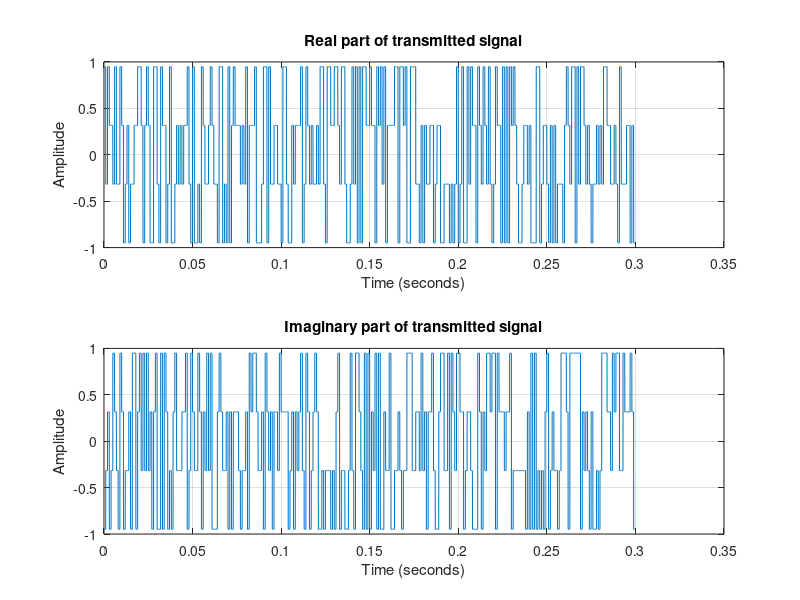
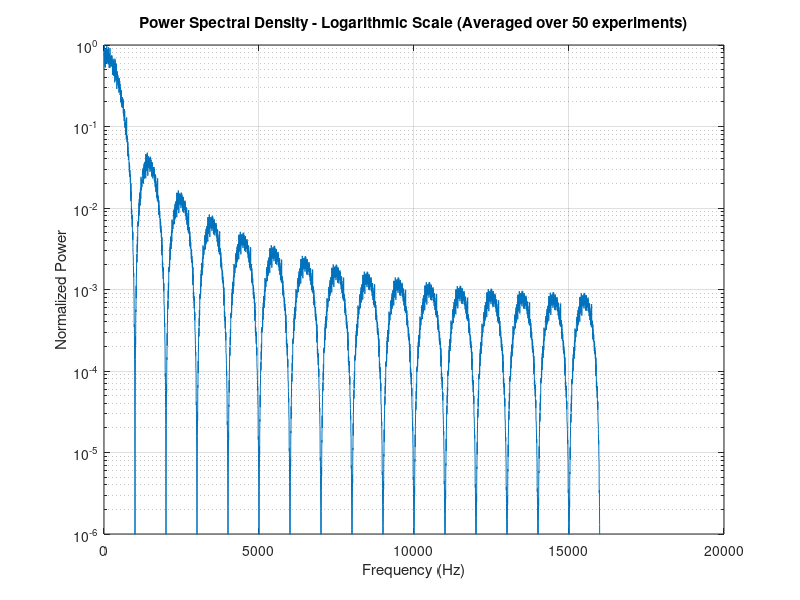
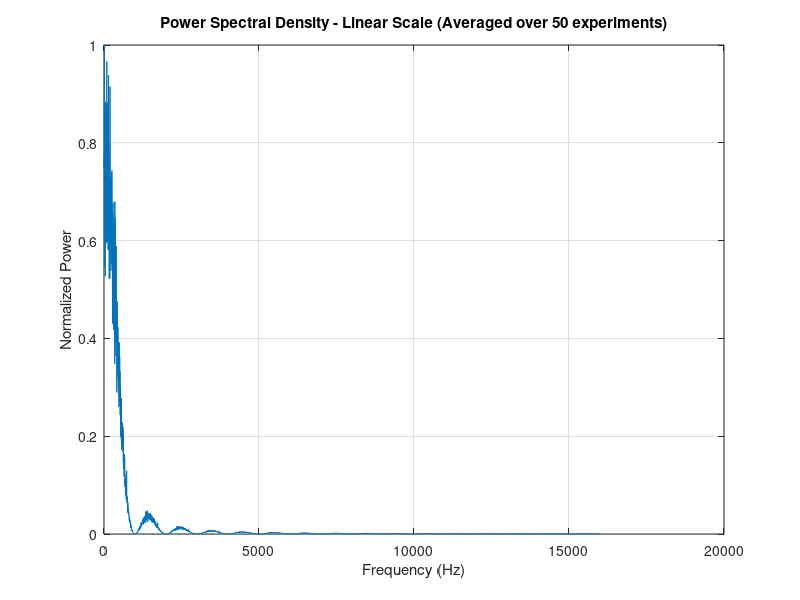

These charts were generated, in order, by the following MATLAB code:
function analyze_qam_psd()
    M = 16;         % Constellation size
    L = 300;       % Number of symbols
    num_exp = 50;   % Number of experiments to average over
    samples_per_symbol = 32;  % Oversampling rate
    T = 0.001;      % Symbol period (seconds)
    A = 1;          % Pulse amplitude

    params = initialize_parameters(M, L);
    N = L * samples_per_symbol;  % Total number of time samples
    
    % Initialize arrays for averaging
    P_avg = zeros(1, N/2);
    v_t_example = [];  % Store one example of time domain signal
    
    % Run multiple experiments and average PSDs
    for exp = 1:num_exp
        % Generate new symbols for each experiment
        [constellation_levels, normalization_factor] = generate_constellation(M);
        [~, ~, real_decimal, imag_decimal] = generate_random_data(params);
        symbols = map_to_symbols(real_decimal, imag_decimal, ...
            constellation_levels, normalization_factor);

        % Create time signal with rectangular pulse shaping
        t = (0:N-1)/(N/L) * T;  % Time vector spanning L*T seconds
        v_t = zeros(1, N);
        
        % Implement v(t) = sum(I_n * g(t - nT))
        for n = 0:L-1
            % Time indices for current symbol
            t_indices = (t >= n*T) & (t < (n+1)*T);
            % Add symbol value over its duration
            v_t(t_indices) = symbols(n+1) * A;
        end
        
        % Store one example of time domain signal for plotting
        if exp == 1
            v_t_example = v_t;
        end
        
        % Calculate PSD for this experiment
        V = fft(v_t);
        P = abs(V).^2 / N;          % Power spectrum
        P = P(1:N/2);               % Take only positive frequencies
        P_avg = P_avg + P;          % Add to running sum
    end
    
    % Average the PSDs
    P_avg = P_avg / num_exp;
    % Normalize averaged PSD
    P_avg = P_avg / max(P_avg);
    
    % Calculate frequency vector in Hz
    fs = (N/L)/T;               % Sampling frequency in Hz
    freq = (0:N/2-1)*fs/N;      % Frequency vector in Hz

    % Figure 1: Time domain signals (using example signal)
    figure('Name', 'Time Domain Signal');
    subplot(2,1,1);
    plot(t, real(v_t_example));
    title('Real part of transmitted signal');
    xlabel('Time (seconds)');
    ylabel('Amplitude');
    grid on;

    subplot(2,1,2);
    plot(t, imag(v_t_example));
    title('Imaginary part of transmitted signal');
    xlabel('Time (seconds)');
    ylabel('Amplitude');
    grid on;

    % Figure 2: Averaged PSD with logarithmic scale
    figure('Name', 'Power Spectral Density (Logarithmic)');
    semilogy(freq, P_avg);
    title(['Power Spectral Density - Logarithmic Scale (Averaged over ' ...
           num2str(num_exp) ' experiments)']);
    xlabel('Frequency (Hz)');
    ylabel('Normalized Power');
    grid on;
    axis([0 20000 1e-6 1]);

    % Figure 3: Averaged PSD with linear scale
    figure('Name', 'Power Spectral Density (Linear)');
    plot(freq, P_avg);
    title(['Power Spectral Density - Linear Scale (Averaged over ' ...
           num2str(num_exp) ' experiments)']);
    xlabel('Frequency (Hz)');
    ylabel('Normalized Power');
    grid on;
    xlim([0 20000]);
end


function params = initialize_parameters(constellation_size, number_of_symbols)
    params = struct();
    params.number_of_symbols = number_of_symbols;
    params.constellation_size = constellation_size;
    params.bits_per_symbol = log2(params.constellation_size);
    
    % Verify valid constellation size
    if mod(log(constellation_size)/log(4), 1) ~= 0 || constellation_size < 4
        error('Constellation size must be a power of 4 and >= 4');
    end
    
    params.eb_n0_db = 0:15;
    % convert es_no = eb_no * bps 
    % in db esno_db = ebno_db + 10log10(bps)
    params.es_n0_db = params.eb_n0_db + ...
        10 * log10(params.bits_per_symbol);
end

function [constellation_levels, normalization_factor] = ...
        generate_constellation(constellation_size)
    % Generate M-QAM constellation points
    sqrt_M = sqrt(constellation_size);
    base_levels = -(sqrt_M - 1);
    step_size = 2;
    end_level = (sqrt_M - 1);
    
    constellation_levels = base_levels:step_size:end_level;
    
    % Calculate normalization factor to maintain unit average symbol energy
    % For M-QAM with equally spaced points, average power is: 2(M-1)/3
    average_power = 2*(constellation_size-1)/3;
    normalization_factor = 1/sqrt(average_power);
end

function gray_to_binary_map = setup_gray_coding(bits_per_half_symbol)
    % Setup Gray coding mapping for each dimension
    binary_indices = 0:(2^(bits_per_half_symbol)-1);
    gray_map_indices = bitxor(binary_indices, floor(binary_indices/2));
    [~, gray_to_binary_map] = sort(gray_map_indices);
end

function [real_bits, imag_bits, real_decimal, imag_decimal] = ...
        generate_random_data(params)
    % Generate random binary data
    input_bits = rand(1, params.number_of_symbols * ...
                        params.bits_per_symbol) > 0.5;
    input_bits_matrix = reshape(input_bits, ...
                              params.bits_per_symbol, ...
                              params.number_of_symbols).';
    
    % binary to decimal conversion
    power_vector = (params.bits_per_symbol/2 - 1):-1:0;
    weight_vector = 2.^power_vector;
    bin_to_dec_weights = ones(params.number_of_symbols, 1) * ...
                        weight_vector;
    
    % real and imaginary parts of symbols
    % i.e. assume first half is real part, the second is imaginary part
    real_bits = input_bits_matrix(:, 1:params.bits_per_symbol/2);
    imag_bits = input_bits_matrix(:, ...
                params.bits_per_symbol/2 + 1:params.bits_per_symbol);
    
    real_decimal = sum(real_bits .* bin_to_dec_weights, 2);
    imag_decimal = sum(imag_bits .* bin_to_dec_weights, 2);
end

function symbols = map_to_symbols(real_decimal, imag_decimal, ...
                                constellation_levels, ...
                                normalization_factor)
    % Map decimals to constellation points
    real_gray_decimal = bitxor(real_decimal, ...
                              floor(real_decimal/2));
    imag_gray_decimal = bitxor(imag_decimal, ...
                              floor(imag_decimal/2));
    
    real_symbols = constellation_levels(real_gray_decimal + 1);
    imag_symbols = constellation_levels(imag_gray_decimal + 1);
    % symbols should have unit energy
    symbols = normalization_factor * ...
             (real_symbols + 1i * imag_symbols);
end

function received_signal = add_noise(symbols, params, snr_index)
    % Add Gaussian noise to symbols
    noise_real = randn(1, params.number_of_symbols);
    noise_imag = randn(1, params.number_of_symbols);
    % normalize noise amplitude/energy
    noise = 1/sqrt(2) * (noise_real + 1i * noise_imag);
    
    % convert db to linear scale and use amplitude not power
    attenuation_factor = 10^(-params.es_n0_db(snr_index)/20);
    received_signal = symbols + attenuation_factor * noise;
end

function [detected_real_bits, detected_imag_bits] = ...
        detect_symbols(received_signal, params, ...
                      constellation_levels, ...
                      normalization_factor, ...
                      gray_to_binary_map)
    % convert symbols back to unnormalized 
    received_real = real(received_signal)/normalization_factor;
    received_imag = imag(received_signal)/normalization_factor;
    
    % Symbol detection using minimum distance detection == ML detection
    [~, real_indices] = min(abs(received_real - constellation_levels'), [], 1);
    [~, imag_indices] = min(abs(received_imag - constellation_levels'), [], 1);
    
    detected_real = constellation_levels(real_indices);
    detected_imag = constellation_levels(imag_indices);
    
    % Convert detected symbols to binary
    [detected_real_bits, detected_imag_bits] = ...
        symbols_to_bits(detected_real, detected_imag, ...
                       params, gray_to_binary_map);
end

function [detected_real_bits, detected_imag_bits] = ...
        symbols_to_bits(detected_real, detected_imag, ...
                       params, gray_to_binary_map)
    % Convert detected symbols back to bits
    sqrt_M = sqrt(params.constellation_size);
    scale_factor = (sqrt_M - 1);
    
    detected_real_decimal = ...
        gray_to_binary_map(floor((detected_real + scale_factor)/2 + 1)) - 1;
    detected_imag_decimal = ...
        gray_to_binary_map(floor((detected_imag + scale_factor)/2 + 1)) - 1;
    
    detected_real_bits = reshape_detected_bits(...
        detected_real_decimal, ...
        params.bits_per_symbol/2, ...
        params.number_of_symbols);
    detected_imag_bits = reshape_detected_bits(...
        detected_imag_decimal, ...
        params.bits_per_symbol/2, ...
        params.number_of_symbols);
end

function reshaped_bits = reshape_detected_bits(decimal_values, ...
                                             bits_per_half_symbol, ...
                                             number_of_symbols)
    % Reshape detected bits into proper format
    bits_str = dec2bin(decimal_values, bits_per_half_symbol);
    bits_str = bits_str.';
    bits_str = bits_str(1:end).';
    
    reshaped_bits = reshape(str2num(bits_str).', ...
                           bits_per_half_symbol, ...
                           number_of_symbols).';
end

function bit_errors = count_bit_errors(real_bits, imag_bits, ...
                                     detected_real_bits, ...
                                     detected_imag_bits)
    % Count total bit errors
    real_bit_errors = size(find(real_bits - detected_real_bits), 1);
    imag_bit_errors = size(find(imag_bits - detected_imag_bits), 1);
    bit_errors = real_bit_errors + imag_bit_errors;
end

function number_of_bit_errors = simulate_single_snr(params, ...
                                                  snr_index, ...
                                                  constellation_levels, ...
                                                  normalization_factor, ...
                                                  gray_to_binary_map)
    % Simulate for a single SNR value
    [real_bits, imag_bits, real_decimal, imag_decimal] = ...
        generate_random_data(params);
    
    symbols = map_to_symbols(real_decimal, imag_decimal, ...
                           constellation_levels, ...
                           normalization_factor);
    
    received_signal = add_noise(symbols, params, snr_index);
    
    [detected_real_bits, detected_imag_bits] = ...
        detect_symbols(received_signal, params, ...
                      constellation_levels, ...
                      normalization_factor, ...
                      gray_to_binary_map);
    
    number_of_bit_errors = count_bit_errors(...
        real_bits, imag_bits, ...
        detected_real_bits, detected_imag_bits);
end
